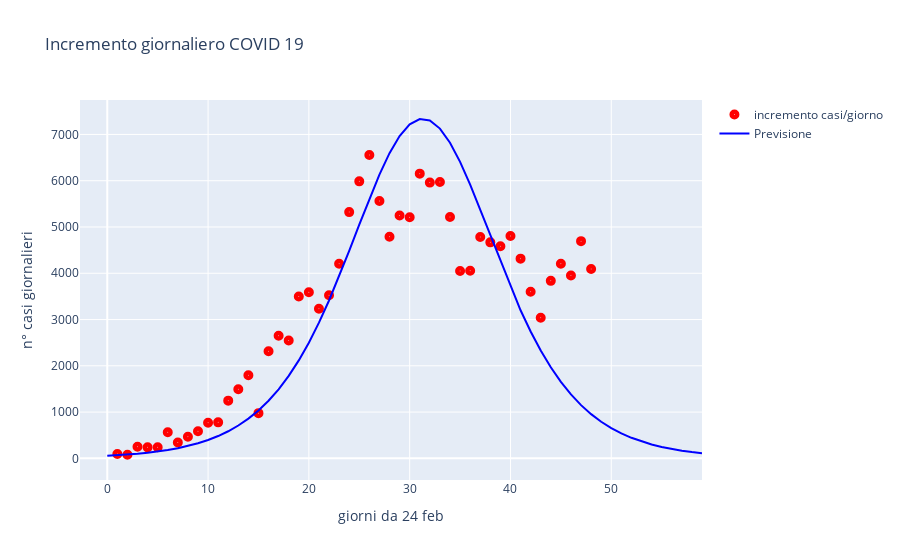

Notebook source saved alongside this figure:
### Code cell
fig=go.Figure()
fig.add_trace(go.Scatter(x=t, y=Prog, mode='markers',name='incremento casi/giorno', \
                         marker=dict(symbol=[200],color='red', size=10)))
fig.add_trace(go.Scatter(x=t1, y=der, mode='lines',name='Previsione',marker_color='blue'))
fig.update_layout(title='Incremento giornaliero COVID 19', \
                  xaxis_title='giorni da 24 feb',yaxis_title='n° casi giornalieri')

### Figure 1 — Plotly figure (JSON) as saved in the notebook; plotly's stock layout.template omitted (floating-point values rounded to 4 significant figures)
{"data": [{"marker": {"color": "red", "size": 10, "symbol": [200]}, "mode": "markers", "name": "incremento casi/giorno", "type": "scatter", "x": [1, 2, 3, 4, 5, 6, 7, 8, 9, 10, 11, 12, 13, 14, 15, 16, 17, 18, 19, 20, 21, 22, 23, 24, 25, 26, 27, 28, 29, 30, 31, 32, 33, 34, 35, 36, 37, 38, 39, 40, 41, 42, 43, 44, 45, 46, 47, 48, 49], "y": [93, 78, 250, 238, 240, 566, 342, 466, 587, 769, 778, 1247, 1492, 1797, 977, 2313, 2651, 2547, 3497, 3590, 3233, 3526, 4207, 5322, 5986, 6557, 5560, 4789, 5249, 5210, 6153, 5959, 5974, 5217, 4050, 4053, 4782, 4668, 4585, 4805, 4316, 3599, 3039, 3836, 4204, 3951, 4694, 4092]}, {"marker": {"color": "blue"}, "mode": "lines", "name": "Previsione", "type": "scatter", "x": [0, 1, 2, 3, 4, 5, 6, 7, 8, 9, 10, 11, 12, 13, 14, 15, 16, 17, 18, 19, 20, 21, 22, 23, 24, 25, 26, 27, 28, 29, 30, 31, 32, 33, 34, 35, 36, 37, 38, 39, 40, 41, 42, 43, 44, 45, 46, 47, 48, 49, 50, 51, 52, 53, 54, 55, 56, 57, 58, 59], "y": [54.53, 66.61, 81.35, 99.34, 121.3, 148.0, 180.5, 220.1, 268.2, 326.5, 397.2, 482.7, 585.7, 709.6, 858.1, 1035.0, 1245.0, 1493.0, 1782.0, 2117.0, 2500.0, 2932.0, 3411.0, 3932.0, 4483.0, 5049.0, 5608.0, 6134.0, 6596.0, 6967.0, 7219.0, 7334.0, 7302.0, 7127.0, 6821.0, 6407.0, 5914.0, 5371.0, 4806.0, 4244.0, 3704.0, 3200.0, 2741.0, 2329.0, 1967.0, 1652.0, 1381.0, 1151.0, 955.4, 791.1, 653.7, 539.1, 444.0, 365.2, 300.1, 246.4, 202.2, 165.8, 135.9, 111.3]}], "layout": {"title": {"text": "Incremento giornaliero COVID 19"}, "xaxis": {"title": {"text": "giorni da 24 feb"}}, "yaxis": {"title": {"text": "n° casi giornalieri"}}}}
